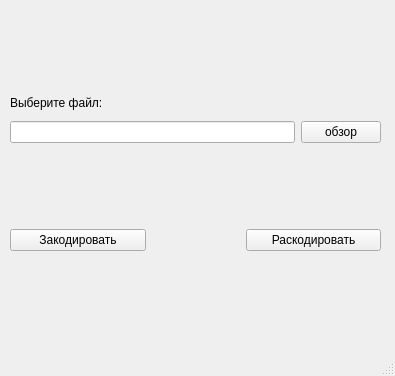
<?xml version="1.0" encoding="UTF-8"?>
<ui version="4.0">
 <class>MainWindow</class>
 <widget class="QMainWindow" name="MainWindow">
  <property name="geometry">
   <rect>
    <x>0</x>
    <y>0</y>
    <width>395</width>
    <height>376</height>
   </rect>
  </property>
  <property name="windowTitle">
   <string>MainWindow</string>
  </property>
  <widget class="QWidget" name="centralwidget">
   <widget class="QWidget" name="">
    <property name="geometry">
     <rect>
      <x>10</x>
      <y>10</y>
      <width>371</width>
      <height>321</height>
     </rect>
    </property>
    <layout class="QVBoxLayout" name="verticalLayout_2">
     <item>
      <layout class="QVBoxLayout" name="verticalLayout">
       <item>
        <widget class="QLabel" name="label">
         <property name="maximumSize">
          <size>
           <width>16777215</width>
           <height>25</height>
          </size>
         </property>
         <property name="text">
          <string>Выберите файл:</string>
         </property>
        </widget>
       </item>
       <item>
        <layout class="QHBoxLayout" name="horizontalLayout">
         <item>
          <widget class="QLineEdit" name="lineEdit"/>
         </item>
         <item>
          <widget class="QPushButton" name="pushButton_get_path">
           <property name="text">
            <string>обзор</string>
           </property>
          </widget>
         </item>
        </layout>
       </item>
      </layout>
     </item>
     <item>
      <layout class="QVBoxLayout" name="verticalLayout_ciphers"/>
     </item>
     <item>
      <layout class="QHBoxLayout" name="horizontalLayout_2">
       <property name="spacing">
        <number>100</number>
       </property>
       <property name="sizeConstraint">
        <enum>QLayout::SetDefaultConstraint</enum>
       </property>
       <property name="leftMargin">
        <number>0</number>
       </property>
       <property name="topMargin">
        <number>0</number>
       </property>
       <item>
        <widget class="QPushButton" name="pushButton_code">
         <property name="text">
          <string>Закодировать</string>
         </property>
        </widget>
       </item>
       <item>
        <widget class="QPushButton" name="pushButton_decode">
         <property name="text">
          <string>Раскодировать</string>
         </property>
        </widget>
       </item>
      </layout>
     </item>
    </layout>
   </widget>
  </widget>
  <widget class="QMenuBar" name="menubar">
   <property name="geometry">
    <rect>
     <x>0</x>
     <y>0</y>
     <width>395</width>
     <height>22</height>
    </rect>
   </property>
  </widget>
  <widget class="QStatusBar" name="statusbar"/>
 </widget>
 <resources/>
 <connections/>
</ui>
